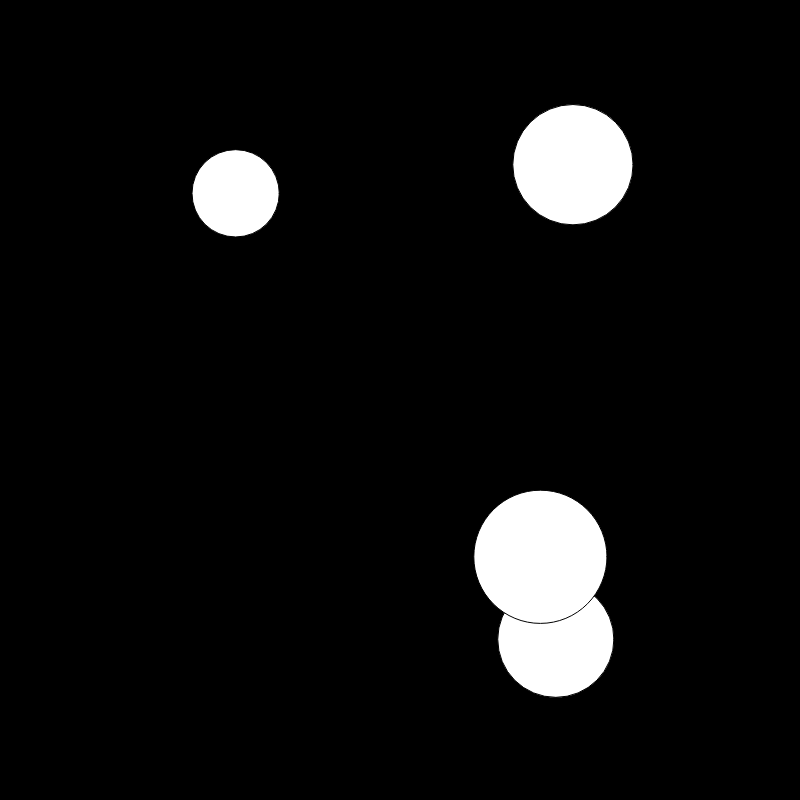
Frame 1 (no input)
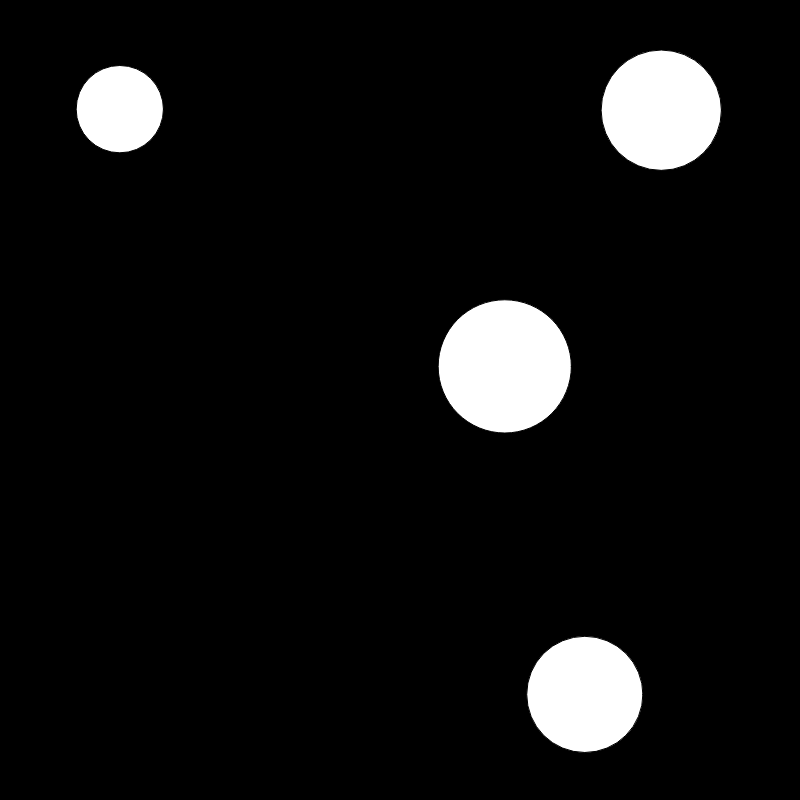
Frame 60 (no input)
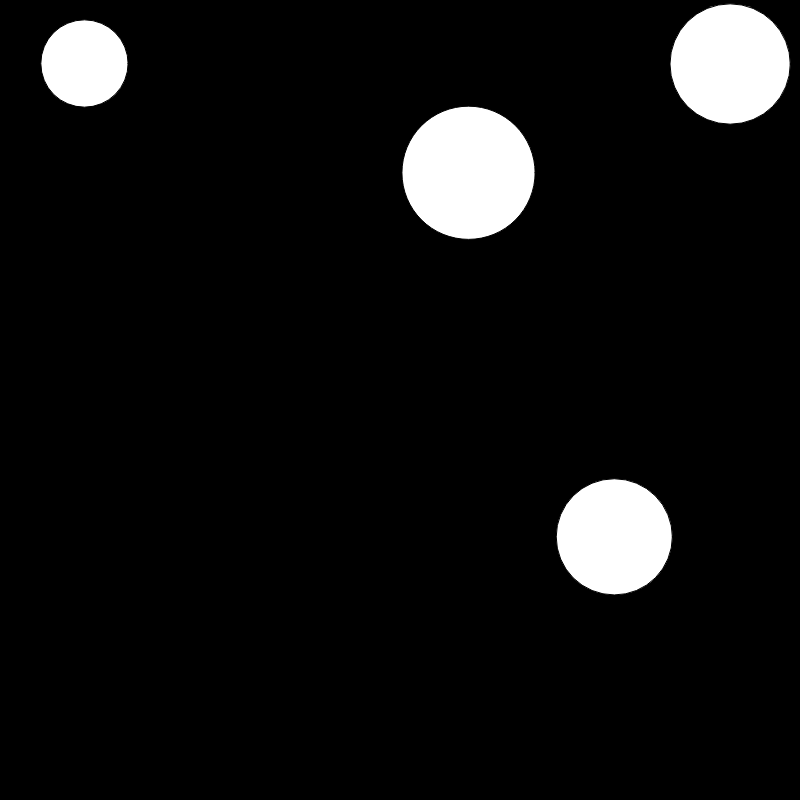
Frame 120 (the mouse pressed at the canvas centre since frame 60)

The p5.js sketch that drew these frames (run headless with seeded random() and noise() and a simulated clock; from frame 60 on, the mouse is pressed at the canvas centre):

// p5.js sketch
// ── sketch.js
var balls = [];

function setup() {
  createCanvas(800, 800);
  
  for (var i=0; i<4; i++) {
    balls.push(new Ball());
  }
}

function draw() {
  background(0);
  
  for (var i=0; i<balls.length; i++) {
    for (var j=i+1; j<balls.length; j++) {
      if (checkIfIntersecting(balls[i], balls[j])) {
        var ang = atan2(balls[i].position.y - balls[j].position.y, balls[i].position.x - balls[j].position.x);
        balls[i].velocity = {x: balls[i].getSpeed() * cos(ang), y: balls[i].getSpeed() * sin(ang) };
        balls[j].velocity = {x: balls[j].getSpeed() * cos(ang+PI), y: balls[j].getSpeed() * sin(ang+PI) };
      }
    }
  }
  
  for (var i=0; i<balls.length; i++) {
    balls[i].update();
    balls[i].draw();
  }
}

function Ball() {
  this.position = {x:random(width), y:random(height)};
  this.velocity = {x:random(-3, 3), y:random(-3, 3)};
  this.radius = random(20, 70);
  
  this.update = function() {
    this.position.x += this.velocity.x;
    this.position.y += this.velocity.y;
    if (this.position.x > width - this.radius) {
      this.velocity.x = -abs(this.velocity.x);
    }
    else if (this.position.x < this.radius) {
      this.velocity.x = abs(this.velocity.x);
    }
    if (this.position.y > height - this.radius) {
      this.velocity.y = -abs(this.velocity.y);
    }
    else if (this.position.y < this.radius) {
      this.velocity.y = abs(this.velocity.y);
    }
  }
  
  this.getSpeed = function() {
    return sqrt(pow(this.velocity.x, 2) + pow(this.velocity.y, 2));
  }
  
  this.draw = function() {
    fill(255);
    ellipse(this.position.x, this.position.y, 2 * this.radius, 2 * this.radius);
  }
}

function checkIfIntersecting(a, b) {
  var d = dist(a.position.x, a.position.y, b.position.x, b.position.y);
  if (d < a.radius + b.radius) {
    return true;
  } else {
    return false;
  }
}
